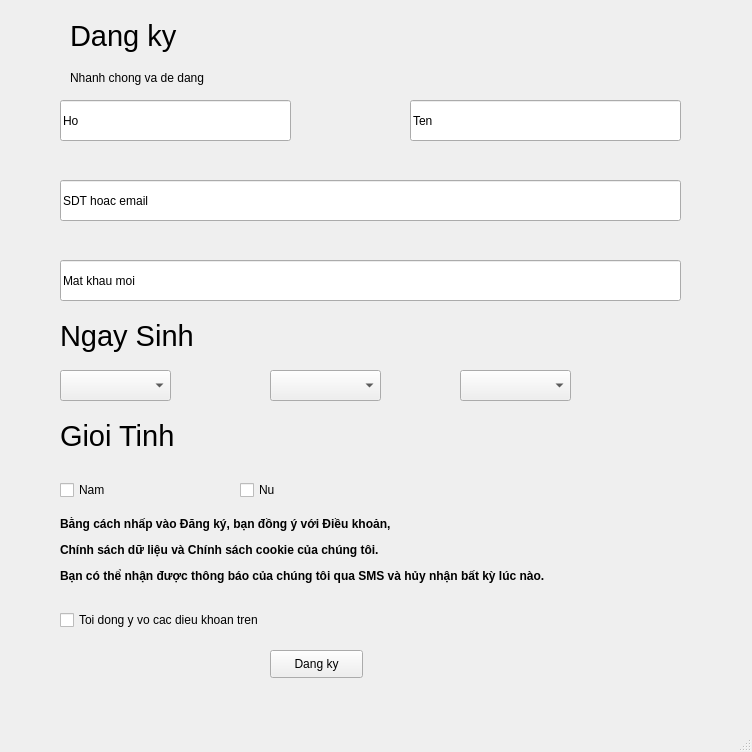
<?xml version="1.0" encoding="UTF-8"?>
<ui version="4.0">
 <class>MainWindow</class>
 <widget class="QMainWindow" name="MainWindow">
  <property name="geometry">
   <rect>
    <x>0</x>
    <y>0</y>
    <width>752</width>
    <height>752</height>
   </rect>
  </property>
  <property name="windowTitle">
   <string>MainWindow</string>
  </property>
  <widget class="QWidget" name="centralwidget">
   <widget class="QLineEdit" name="lineEdit">
    <property name="geometry">
     <rect>
      <x>60</x>
      <y>100</y>
      <width>231</width>
      <height>41</height>
     </rect>
    </property>
    <property name="text">
     <string>Ho</string>
    </property>
   </widget>
   <widget class="QLineEdit" name="lineEdit_2">
    <property name="geometry">
     <rect>
      <x>410</x>
      <y>100</y>
      <width>271</width>
      <height>41</height>
     </rect>
    </property>
    <property name="text">
     <string>Ten</string>
    </property>
   </widget>
   <widget class="QLineEdit" name="lineEdit_3">
    <property name="geometry">
     <rect>
      <x>60</x>
      <y>180</y>
      <width>621</width>
      <height>41</height>
     </rect>
    </property>
    <property name="text">
     <string>SDT hoac email</string>
    </property>
   </widget>
   <widget class="QLineEdit" name="lineEdit_4">
    <property name="geometry">
     <rect>
      <x>60</x>
      <y>260</y>
      <width>621</width>
      <height>41</height>
     </rect>
    </property>
    <property name="text">
     <string>Mat khau moi</string>
    </property>
   </widget>
   <widget class="QLabel" name="label">
    <property name="geometry">
     <rect>
      <x>70</x>
      <y>10</y>
      <width>171</width>
      <height>51</height>
     </rect>
    </property>
    <property name="font">
     <font>
      <pointsize>22</pointsize>
     </font>
    </property>
    <property name="text">
     <string>Dang ky </string>
    </property>
   </widget>
   <widget class="QLabel" name="label_2">
    <property name="geometry">
     <rect>
      <x>70</x>
      <y>70</y>
      <width>181</width>
      <height>16</height>
     </rect>
    </property>
    <property name="text">
     <string>Nhanh chong va de dang</string>
    </property>
   </widget>
   <widget class="QLabel" name="label_3">
    <property name="geometry">
     <rect>
      <x>60</x>
      <y>310</y>
      <width>231</width>
      <height>51</height>
     </rect>
    </property>
    <property name="font">
     <font>
      <pointsize>22</pointsize>
     </font>
    </property>
    <property name="text">
     <string>Ngay Sinh</string>
    </property>
   </widget>
   <widget class="QComboBox" name="comboBox">
    <property name="geometry">
     <rect>
      <x>60</x>
      <y>370</y>
      <width>111</width>
      <height>31</height>
     </rect>
    </property>
   </widget>
   <widget class="QComboBox" name="comboBox_2">
    <property name="geometry">
     <rect>
      <x>270</x>
      <y>370</y>
      <width>111</width>
      <height>31</height>
     </rect>
    </property>
   </widget>
   <widget class="QComboBox" name="comboBox_3">
    <property name="geometry">
     <rect>
      <x>460</x>
      <y>370</y>
      <width>111</width>
      <height>31</height>
     </rect>
    </property>
   </widget>
   <widget class="QLabel" name="label_4">
    <property name="geometry">
     <rect>
      <x>60</x>
      <y>420</y>
      <width>161</width>
      <height>31</height>
     </rect>
    </property>
    <property name="font">
     <font>
      <pointsize>22</pointsize>
     </font>
    </property>
    <property name="text">
     <string>Gioi Tinh</string>
    </property>
   </widget>
   <widget class="QCheckBox" name="checkBox">
    <property name="geometry">
     <rect>
      <x>60</x>
      <y>480</y>
      <width>81</width>
      <height>20</height>
     </rect>
    </property>
    <property name="text">
     <string>Nam</string>
    </property>
   </widget>
   <widget class="QCheckBox" name="checkBox_2">
    <property name="geometry">
     <rect>
      <x>240</x>
      <y>480</y>
      <width>81</width>
      <height>20</height>
     </rect>
    </property>
    <property name="text">
     <string>Nu</string>
    </property>
   </widget>
   <widget class="QCheckBox" name="checkBox_3">
    <property name="geometry">
     <rect>
      <x>60</x>
      <y>610</y>
      <width>401</width>
      <height>20</height>
     </rect>
    </property>
    <property name="text">
     <string>Toi dong y vo cac dieu khoan tren</string>
    </property>
   </widget>
   <widget class="QLabel" name="label_5">
    <property name="enabled">
     <bool>true</bool>
    </property>
    <property name="geometry">
     <rect>
      <x>60</x>
      <y>510</y>
      <width>621</width>
      <height>81</height>
     </rect>
    </property>
    <property name="text">
     <string>&lt;html&gt;&lt;head/&gt;&lt;body&gt;&lt;p&gt;&lt;span style=&quot; font-weight:600;&quot;&gt;Bằng cách nhấp vào Đăng ký, bạn đồng ý với Điều khoản, &lt;/span&gt;&lt;/p&gt;&lt;p&gt;&lt;span style=&quot; font-weight:600;&quot;&gt;Chính sách dữ liệu và Chính sách cookie của chúng tôi. &lt;/span&gt;&lt;/p&gt;&lt;p&gt;&lt;span style=&quot; font-weight:600;&quot;&gt;Bạn có thể nhận được thông báo của chúng tôi qua SMS và hủy nhận bất kỳ lúc nào.&lt;/span&gt;&lt;/p&gt;&lt;/body&gt;&lt;/html&gt;</string>
    </property>
   </widget>
   <widget class="QPushButton" name="pushButton">
    <property name="geometry">
     <rect>
      <x>270</x>
      <y>650</y>
      <width>93</width>
      <height>28</height>
     </rect>
    </property>
    <property name="text">
     <string>Dang ky</string>
    </property>
   </widget>
  </widget>
  <widget class="QMenuBar" name="menubar">
   <property name="geometry">
    <rect>
     <x>0</x>
     <y>0</y>
     <width>752</width>
     <height>26</height>
    </rect>
   </property>
  </widget>
  <widget class="QStatusBar" name="statusbar"/>
 </widget>
 <resources/>
 <connections/>
</ui>
